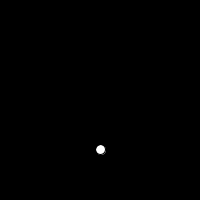
Frame 1 (no input)
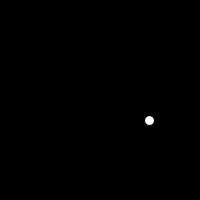
Frame 60 (the mouse pressed at the canvas centre just before this capture)
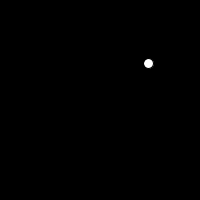
Frame 120 (the mouse held since frame 60 and released just before this capture)

The Processing sketch that drew these frames (run headless with seeded random() and noise(); from frame 60 on, the mouse is pressed at the canvas centre):

// Processing sketch: Movement_in_Arc_using_Trig
// ── Movement_in_Arc_using_Trig.pde
float ballX, ballY, ballXSpeed, ballYSpeed, ballAngle;
//based on https://www.khanacademy.org/science/high-school-physics/two-dimensional-motion-2/analyzing-vectors-using-trigonometry/a/2d-kinematics-vectors-analytical-ap1

void setup() {
  size(200,200);
  ballX = 100;
  ballY = 150;
  
  ballAngle = 90;//random(360);
  

}

void draw() {
  background(0);
  ballAngle += 1;
  ballXSpeed = sin(radians(ballAngle));
  ballYSpeed = cos(radians(ballAngle));
  
  ballX = ballX + ballXSpeed;
  ballY = ballY + ballYSpeed;
  
  
  circle(ballX,ballY, 10);
  
}

void mouseClicked() {
 ballXSpeed =ballXSpeed * -1;  
}
